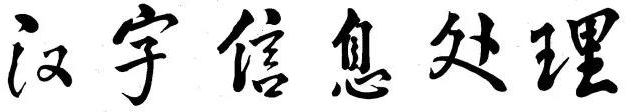
#> input picture wangxuan1979title.png, 627 x 112 px
$ python diffpng.py ../wangxuan1979title.png ../wangxuan1979title.png out.png
#> lines starting #> are read from the running program, lines starting #| are printed output that depends on the picture
#!/usr/bin/python3

# $ sudo apt-get install python-pil python-imaging

from PIL import Image
from PIL import ImageChops
import sys

if len(sys.argv) == 4:
  orig = Image.open(sys.argv[1])
#> orig is the input picture: PIL image 627x112 RGBA; mean R, G, B, A 212.5, 212.5, 212.5, 255
  diff = ImageChops.difference(orig, Image.open(sys.argv[2]))
#> diff: PIL image 627x112 RGBA; every value is 0
  red = Image.new('RGB', orig.size, (255, 0, 0))
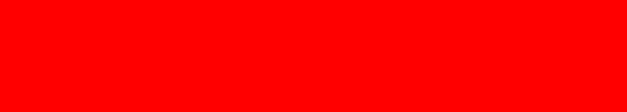
#> red: PIL image 627x112 RGB; mean R, G, B 255, 0, 0
  new = Image.composite(red, orig.convert('RGB'), diff)
  new.save(sys.argv[3])
else:
  print("Usage: %s old.png new.png diff.png" % sys.argv[0])
